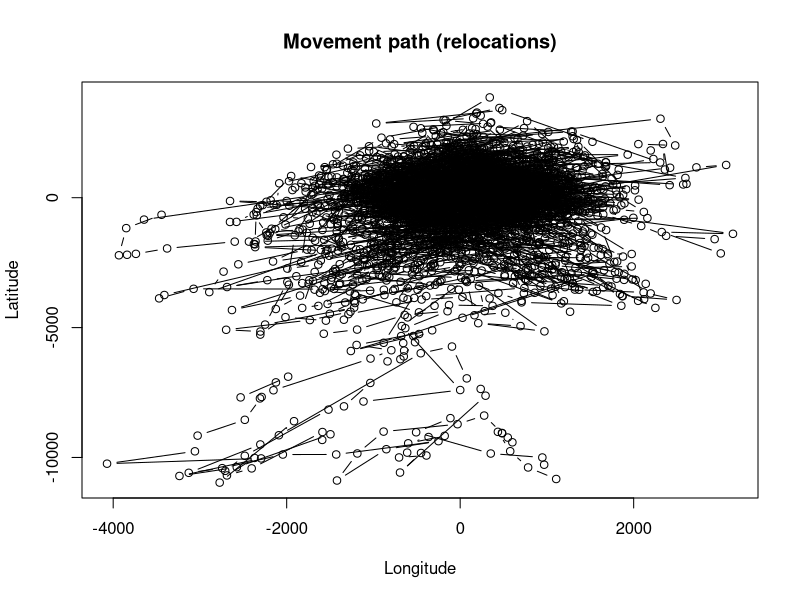
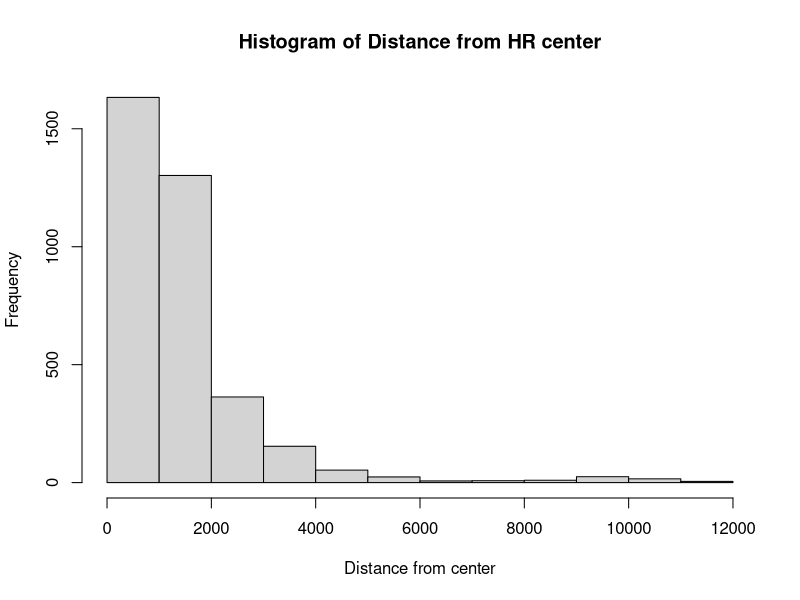
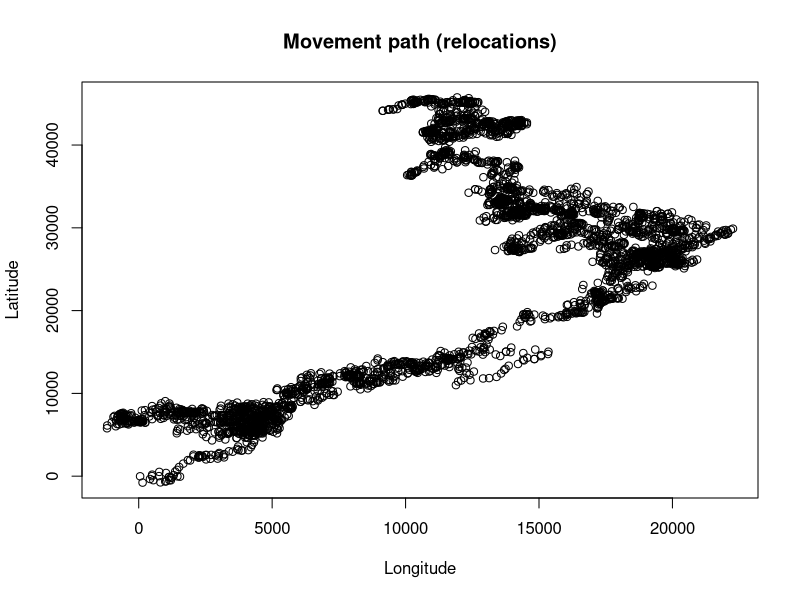
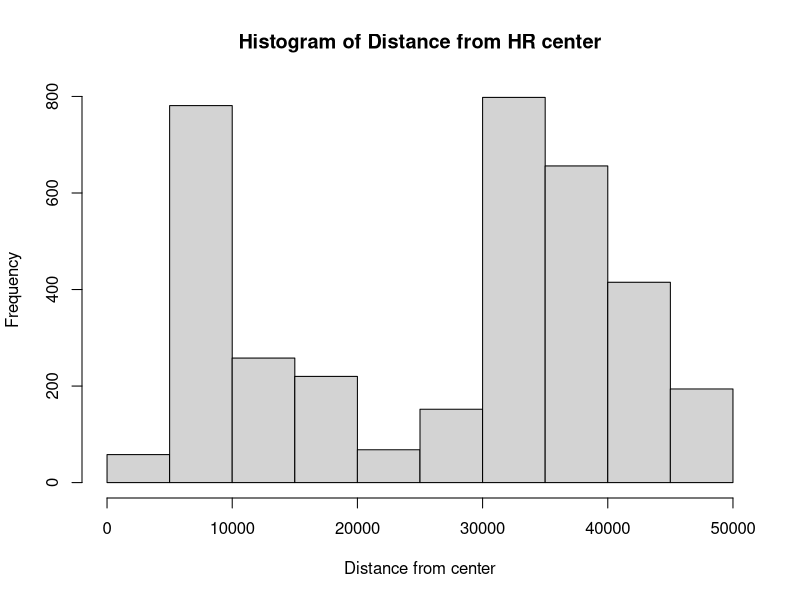
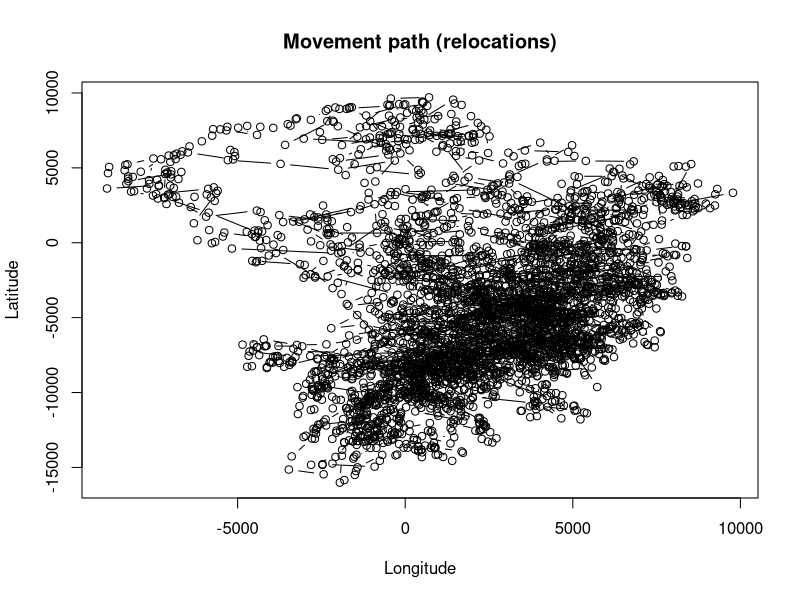
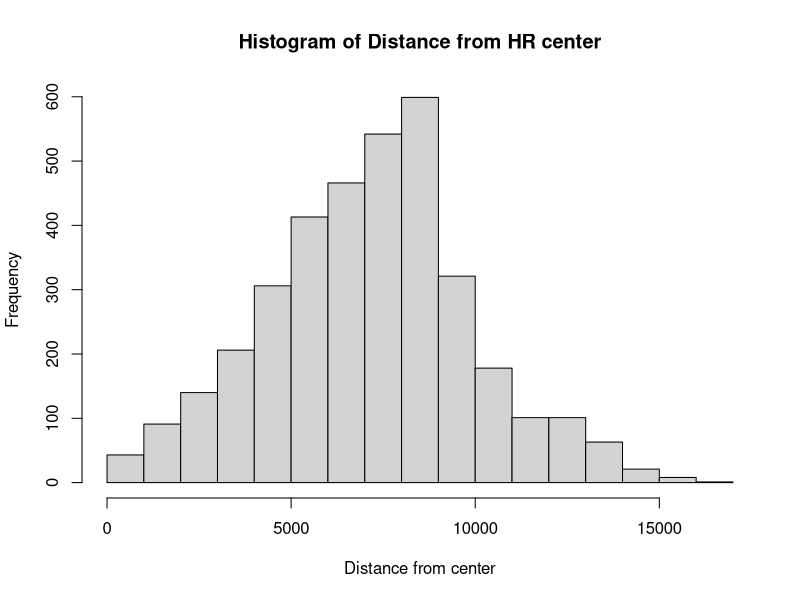
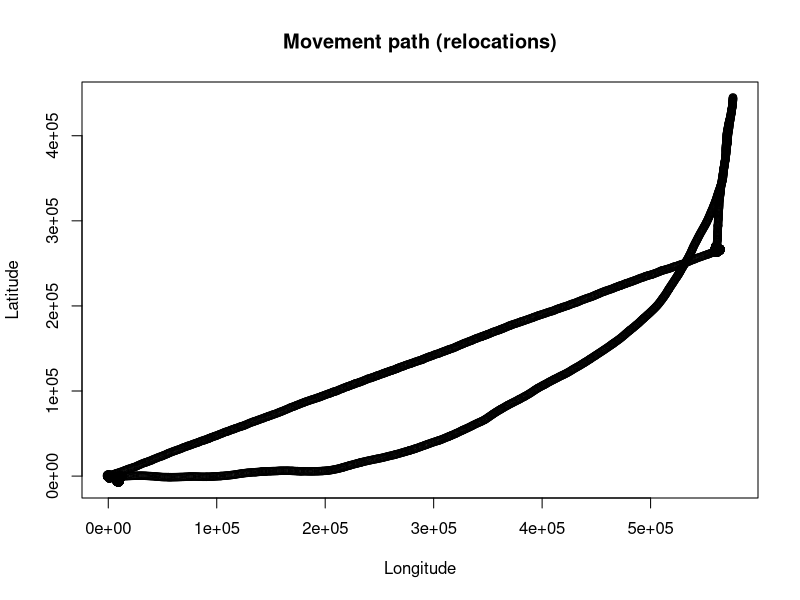
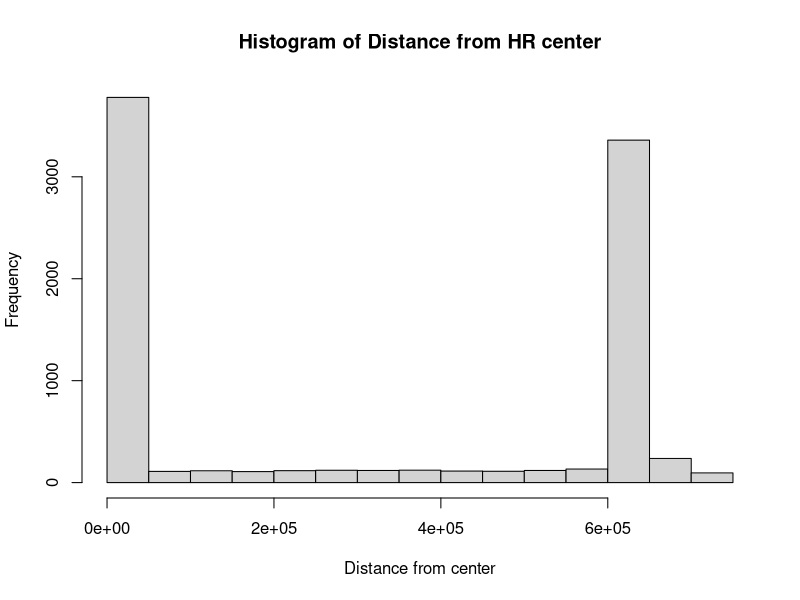

The R script that drew these images, in order: (Note: this script raises an error after producing the figures.)
# Define suffix for file names
suffix <- "_CH1"

# Appendix S1. Movement Trajectory Simulations from Abrahms et al. 2017

########################################################################
########################### Central Place Forager ######################

# Set starting coordinates, can be offset if spatially explicit
x_init <- 0
y_init <- 0
n.steps <- 3600
HR <- 10000
core <- 1000
dist <- 0
ang.temp <- 0

# Latitude: 111,111 meters = 1 degree
# Longitude: 111,111 meters * cos(latitude) = 1 degree

df.central <- data.frame(matrix(n.steps, 4))

for (i in 1:n.steps){
  
  # Function normally if distance from origin is less than home range size 
  if (dist < HR && dist < core) {
    
    step <- rgamma(1, shape = 2, rate = 2) * 500
    
    # Uniform distribution for direction
    heading <- runif(1,0.0001,360)
    
    # Determine the angle to perform trig
    angle <- 0 
    
    if (heading > 0 && heading <= 90) {
      angle <- (90 - heading)
      #print(angle)
    } else if (heading > 90 && heading <= 180) {
      angle <- (heading - 90)
      #print(angle)
    } else if (heading > 180 && heading <= 270) {
      angle <- (270 - heading)
      #print(angle)
    } else {
      angle <- (heading - 270)
      #print(angle)
    }
    
    # Use sine to determine the movement in y (latitude)
    rad_y <- angle*0.0174532925
    y_change <- sin(rad_y)*step
    y_change
    
    # Use cosine to determine the movement in x (longitude)
    rad_x <- angle*0.0174532925
    x_change <- cos(rad_x)*step
    x_change
    
    #Determine whether to add or subtract new value based on heading
    
    if (heading > 270 && heading <= 360 || heading > 0 && heading <= 90) {
      y_new <- y_init + y_change
      #print(y_new)
    } else {
      y_new <- y_init - y_change
      #print(y_new)
    }
    
    if (heading > 0 && heading <= 180) {
      x_new <- x_init + x_change
      #print(x_new)
    } else {
      x_new <- x_init - x_change
      #print(x_new)
    }
    
    y_init <- y_new
    x_init <- x_new
    
    dist <- sqrt(x_new^2 + y_new^2)
    ang.temp <- atan2(y_new, x_new)
    ang.temp <- ang.temp/0.0174532925
    if (ang.temp > 0 && ang.temp <= 90) {
      ang.temp <- (90 - ang.temp)
      #print(angle)
    } else if (ang.temp > 90 && ang.temp <= 180) {
      ang.temp <- (360 - ang.temp)
      #print(angle)
    } else if (ang.temp < 0 && ang.temp >= -90) {
      ang.temp <- (90 - ang.temp)
      #print(angle)
    } else {
      ang.temp <- (90 - ang.temp)
      #print(angle)
    }
    
    df.central[i,1] <- x_init #lat
    df.central[i,2] <- y_init #long
    df.central[i,3] <- dist
    df.central[i,4] <- ang.temp
    
  }
  
  # If distance is greater than home range, turn around from relative position  
  else if (dist > HR && dist > core) { 
    
    if (ang.temp < 180){
      ang.return <- 180 + ang.temp
    } else {
      ang.return <- ang.temp - 180
    }
    
    # As maintain heading towards origin if outside of core area
    
    step <- rgamma(1, shape = 2, rate = 2) * 1000
    
    heading <- rnorm(1,ang.return,45)
    
    angle <- 0 
    
    if (heading > 0 && heading <= 90) {
      angle <- (90 - heading)
      #print(angle)
    } else if (heading > 90 && heading <= 180) {
      angle <- (heading - 90)
      #print(angle)
    } else if (heading > 180 && heading <= 270) {
      angle <- (270 - heading)
      #print(angle)
    } else {
      angle <- (heading - 270)
      #print(angle)
    }
    
    # Use sine to determine the movement in y (latitude)
    rad_y <- angle*0.0174532925
    y_change <- sin(rad_y)*step
    y_change
    
    # Use cosine to determine the movement in x (longitude)
    rad_x <- angle*0.0174532925
    x_change <- cos(rad_x)*step
    x_change
    
    #Determine whether to add or subtract new value based on heading
    
    if (heading > 270 && heading <= 360 || heading > 0 && heading <= 90) {
      y_new <- y_init + y_change
      #print(y_new)
    } else {
      y_new <- y_init - y_change
      #print(y_new)
    }
    
    if (heading > 0 && heading <= 180) {
      x_new <- x_init + x_change
      #print(x_new)
    } else {
      x_new <- x_init - x_change
      #print(x_new)
    }
    
    y_init <- y_new
    x_init <- x_new
    
    dist <- sqrt(x_new^2 + y_new^2)
    ang.temp <- atan2(y_new, x_new)
    ang.temp <- ang.temp/0.0174532925
    if (ang.temp > 0 && ang.temp <= 90) {
      ang.temp <- (90 - ang.temp)
      #print(angle)
    } else if (ang.temp > 90 && ang.temp <= 180) {
      ang.temp <- (360 - ang.temp)
      #print(angle)
    } else if (ang.temp < 0 && ang.temp >= -90) {
      ang.temp <- (90 - ang.temp)
      #print(angle)
    } else {
      ang.temp <- (90 - ang.temp)
      #print(angle)
    }
    
    df.central[i,1] <- x_init #lat
    df.central[i,2] <- y_init #long
    df.central[i,3] <- dist
    df.central[i,4] <- ang.temp
  }
  
  # If inside of the core area, return to normal functioning
  else if (dist < HR && dist > core) {if (ang.temp < 180){
    ang.return <- 180 + ang.temp
  } else {
    ang.return <- ang.temp - 180
  }
    
    # As maintain heading towards origin if outside of core area
    
    step <- rgamma(1, shape = 2, rate = 2) * 750
    
    heading <- rnorm(1,ang.return,45)
    
    angle <- 0 
    
    if (heading > 0 && heading <= 90) {
      angle <- (90 - heading)
      #print(angle)
    } else if (heading > 90 && heading <= 180) {
      angle <- (heading - 90)
      #print(angle)
    } else if (heading > 180 && heading <= 270) {
      angle <- (270 - heading)
      #print(angle)
    } else {
      angle <- (heading - 270)
      #print(angle)
    }
    
    # Use sine to determine the movement in y (latitude)
    rad_y <- angle*0.0174532925
    y_change <- sin(rad_y)*step
    y_change
    
    # Use cosine to determine the movement in x (longitude)
    rad_x <- angle*0.0174532925
    x_change <- cos(rad_x)*step
    x_change
    
    #Determine whether to add or subtract new value based on heading
    
    if (heading > 270 && heading <= 360 || heading > 0 && heading <= 90) {
      y_new <- y_init + y_change
      #print(y_new)
    } else {
      y_new <- y_init - y_change
      #print(y_new)
    }
    
    if (heading > 0 && heading <= 180) {
      x_new <- x_init + x_change
      #print(x_new)
    } else {
      x_new <- x_init - x_change
      #print(x_new)
    }
    
    y_init <- y_new
    x_init <- x_new
    
    dist <- sqrt(x_new^2 + y_new^2)
    ang.temp <- atan2(y_new, x_new)
    ang.temp <- ang.temp/0.0174532925
    if (ang.temp > 0 && ang.temp <= 90) {
      ang.temp <- (90 - ang.temp)
      #print(angle)
    } else if (ang.temp > 90 && ang.temp <= 180) {
      ang.temp <- (360 - ang.temp)
      #print(angle)
    } else if (ang.temp < 0 && ang.temp >= -90) {
      ang.temp <- (90 - ang.temp)
      #print(angle)
    } else {
      ang.temp <- (90 - ang.temp)
      #print(angle)
    }
    
    df.central[i,1] <- x_init #lat
    df.central[i,2] <- y_init #long
    df.central[i,3] <- dist
    df.central[i,4] <- ang.temp
  }
}

start.date <- '2015-01-01' 
start.time <- '00:00:00' 
interval <- 60 

increment.mins <- interval * 60 
x <- paste(start.date, start.time) 

for(i in 1:n.steps) { 
  df.central[i,5] <- as.POSIXct(strptime(x, "%Y-%m-%d %H:%M:%S")  + i*increment.mins)
} 

class(df.central[,5]) <- 'POSIXct'


filename_reloc <- paste("figures/simulated_individuals/central_reloc", suffix, ".png")
filename_hist <- paste("figures/simulated_individuals/central_hist", suffix, ".png")

plot(df.central[,1], df.central[,2], type='b', 
     main = "Movement path (relocations)",
     xlab = "Longitude",
     ylab = "Latitude")
dev.copy(png, filename_reloc)
dev.off()

hist(df.central[,3], 
     main = "Histogram of Distance from HR center",
     xlab = "Distance from center")
dev.copy(png, filename_hist)
dev.off()

colnames(df.central) <- c("Longitude","Latitude","Dist_from_Center","Angle_from Center","Datetime")

########################################################################
################################## Nomads ##############################
# Set starting coordinates, can be offset if spatially explicit
x_init <- 0
y_init <- 0
n.steps <- 3600
dist <- 0
ang.temp <- 0

state.df <- data.frame(matrix(0,n.steps,2))
df.nomad <- data.frame(matrix(0,n.steps,4))

for (i in 1:n.steps) {
  
  if (i > 1) {
    prev.state <- state.df[i-1,2]
    rand <- runif(1,0,1)
    
    if (rand >= 0.05 && prev.state == 'Forage' ) {
      state.df[i,1] <- rand
      state.df[i,2] <- 'Forage'
    } else if (rand < 0.05 && prev.state == 'Forage') {
      state.df[i,1] <- rand
      state.df[i,2] <- 'Search'
    } else if (rand >= 0.05 && prev.state == 'Search') {
      state.df[i,1] <- rand
      state.df[i,2] <- 'Search'
    } else if (rand < 0.05 && prev.state == 'Search') {
      state.df[i,1] <- rand
      state.df[i,2] <- 'Forage'
    }
    
  } else {
    rand <- runif(1,0,1)
    if (rand >= 1.0) {
      state.df[i,1] <- rand
      state.df[i,2] <- 'Forage'
    } else {
      state.df[i,1] <- rand
      state.df[i,2] <- 'Search'
    }
  }
}

for (i in 1:n.steps) {
  if (i > 1) {
    if (state.df[i,2] == 'Forage') {
      
      step <- rgamma(1, shape = 2, rate = 2) * 100
      
      # Uniform distribution for direction
      heading <- runif(1,0.0001,360)
      
      # Determine the angle to perform trig
      angle <- 0 
      
      if (heading > 0 && heading <= 90) {
        angle <- (90 - heading)
        #print(angle)
      } else if (heading > 90 && heading <= 180) {
        angle <- (heading - 90)
        #print(angle)
      } else if (heading > 180 && heading <= 270) {
        angle <- (270 - heading)
        #print(angle)
      } else {
        angle <- (heading - 270)
        #print(angle)
      }
      
      # Use sine to determine the movement in y (latitude)
      rad_y <- angle*0.0174532925
      y_change <- sin(rad_y)*step
      y_change
      
      # Use cosine to determine the movement in x (longitude)
      rad_x <- angle*0.0174532925
      x_change <- cos(rad_x)*step
      x_change
      
      #Determine whether to add or subtract new value based on heading
      
      if (heading > 270 && heading <= 360 || heading > 0 && heading <= 90) {
        y_new <- y_init + y_change
        #print(y_new)
      } else {
        y_new <- y_init - y_change
        #print(y_new)
      }
      
      if (heading > 0 && heading <= 180) {
        x_new <- x_init + x_change
        #print(x_new)
      } else {
        x_new <- x_init - x_change
        #print(x_new)
      }
      
      y_init <- y_new
      x_init <- x_new
      
      dist <- sqrt(x_new^2 + y_new^2)
      ang.temp <- atan2(y_new, x_new)
      ang.temp <- ang.temp/0.0174532925
      if (ang.temp > 0 && ang.temp <= 90) {
        ang.temp <- (90 - ang.temp)
        #print(angle)
      } else if (ang.temp > 90 && ang.temp <= 180) {
        ang.temp <- (360 - ang.temp)
        #print(angle)
      } else if (ang.temp < 0 && ang.temp >= -90) {
        ang.temp <- (90 - ang.temp)
        #print(angle)
      } else {
        ang.temp <- (90 - ang.temp)
        #print(angle)
      }
      
      df.nomad[i,1] <- x_init #lat
      df.nomad[i,2] <- y_init #long
      df.nomad[i,3] <- dist
      df.nomad[i,4] <- ang.temp
    } 
    else if (state.df[i,2] == 'Search') {
      #x_init <- nomad.df[i-1,1]
      #y_init <- nomad.df[i-1,2]
      
      random <- runif(1,0,1)
      if (random < 0.85) {
        step <- rnorm(1,450,100)
      } else {
        step <- runif(1,0,300)
      }
      
      # Uniform distribution for direction
      heading <- rnorm(1,df.nomad[i,4],60)
      
      # Determine the angle to perform trig
      angle <- 0 
      
      if (heading > 0 && heading <= 90) {
        angle <- (90 - heading)
        #print(angle)
      } else if (heading > 90 && heading <= 180) {
        angle <- (heading - 90)
        #print(angle)
      } else if (heading > 180 && heading <= 270) {
        angle <- (270 - heading)
        #print(angle)
      } else {
        angle <- (heading - 270)
        #print(angle)
      }
      
      # Use sine to determine the movement in y (latitude)
      rad_y <- angle*0.0174532925
      y_change <- sin(rad_y)*step
      y_change
      
      # Use cosine to determine the movement in x (longitude)
      rad_x <- angle*0.0174532925
      x_change <- cos(rad_x)*step
      x_change
      
      #Determine whether to add or subtract new value based on heading
      
      if (heading > 270 && heading <= 360 || heading > 0 && heading <= 90) {
        y_new <- y_init + y_change
        #print(y_new)
      } else {
        y_new <- y_init - y_change
        #print(y_new)
      }
      
      if (heading > 0 && heading <= 180) {
        x_new <- x_init + x_change
        #print(x_new)
      } else {
        x_new <- x_init - x_change
        #print(x_new)
      }
      
      y_init <- y_new
      x_init <- x_new
      
      dist <- sqrt(x_new^2 + y_new^2)
      ang.temp <- atan2(y_new, x_new)
      ang.temp <- ang.temp/0.0174532925
      if (ang.temp > 0 && ang.temp <= 90) {
        ang.temp <- (90 - ang.temp)
        #print(angle)
      } else if (ang.temp > 90 && ang.temp <= 180) {
        ang.temp <- (360 - ang.temp)
        #print(angle)
      } else if (ang.temp < 0 && ang.temp >= -90) {
        ang.temp <- (90 - ang.temp)
        #print(angle)
      } else {
        ang.temp <- (90 - ang.temp)
        #print(angle)
      }
      
      df.nomad[i,1] <- x_init #lat
      df.nomad[i,2] <- y_init #long
      df.nomad[i,3] <- dist
      df.nomad[i,4] <- ang.temp
    }
  } else {
    
    step <- rgamma(1, shape = 2, rate = 2) * 100
    
    # Uniform distribution for direction
    heading <- runif(1,0.0001,360)
    
    # Determine the angle to perform trig
    angle <- 0 
    
    if (heading > 0 && heading <= 90) {
      angle <- (90 - heading)
      #print(angle)
    } else if (heading > 90 && heading <= 180) {
      angle <- (heading - 90)
      #print(angle)
    } else if (heading > 180 && heading <= 270) {
      angle <- (270 - heading)
      #print(angle)
    } else {
      angle <- (heading - 270)
      #print(angle)
    }
    
    # Use sine to determine the movement in y (latitude)
    rad_y <- angle*0.0174532925
    y_change <- sin(rad_y)*step
    y_change
    
    # Use cosine to determine the movement in x (longitude)
    rad_x <- angle*0.0174532925
    x_change <- cos(rad_x)*step
    x_change
    
    #Determine whether to add or subtract new value based on heading
    
    if (heading > 270 && heading <= 360 || heading > 0 && heading <= 90) {
      y_new <- y_init + y_change
      #print(y_new)
    } else {
      y_new <- y_init - y_change
      #print(y_new)
    }
    
    if (heading > 0 && heading <= 180) {
      x_new <- x_init + x_change
      #print(x_new)
    } else {
      x_new <- x_init - x_change
      #print(x_new)
    }
    
    y_init <- y_new
    x_init <- x_new
    
    dist <- sqrt(x_new^2 + y_new^2)
    ang.temp <- atan2(y_new, x_new)
    ang.temp <- ang.temp/0.0174532925
    if (ang.temp > 0 && ang.temp <= 90) {
      ang.temp <- (90 - ang.temp)
      #print(angle)
    } else if (ang.temp > 90 && ang.temp <= 180) {
      ang.temp <- (360 - ang.temp)
      #print(angle)
    } else if (ang.temp < 0 && ang.temp >= -90) {
      ang.temp <- (90 - ang.temp)
      #print(angle)
    } else {
      ang.temp <- (90 - ang.temp)
      #print(angle)
    }
    
    df.nomad[i,1] <- x_init #lat
    df.nomad[i,2] <- y_init #long
    df.nomad[i,3] <- dist
    df.nomad[i,4] <- ang.temp
  }
}
start.date <- '2015-01-01' 
start.time <- '00:00:00' 
interval <- 60 

increment.mins <- interval * 60 
x <- paste(start.date, start.time) 

for(i in 1:n.steps) { 
  df.nomad[i,5] <- as.POSIXct(strptime(x, "%Y-%m-%d %H:%M:%S")  + i*increment.mins)
} 

class(df.nomad[,5]) <- 'POSIXct'

filename_reloc <- paste("figures/simulated_individuals/nomad_reloc", suffix, ".png")
filename_hist <- paste("figures/simulated_individuals/nomad_hist", suffix, ".png")

plot(df.nomad[,1], df.nomad[,2], type='b', 
     main = "Movement path (relocations)",
     xlab = "Longitude",
     ylab = "Latitude")
dev.copy(png, filename_reloc)
dev.off()

hist(df.nomad[,3], 
     main = "Histogram of Distance from HR center",
     xlab = "Distance from center")
dev.copy(png, filename_hist)
dev.off()

colnames(df.nomad) <- c("Longitude","Latitude","Dist_from_Center","Angle_from Center","Datetime")


########################################################################
############################# Territorialists ##########################
# Set starting coordinates, can be offset if spatially explicit
x_init <- 0
y_init <- 0
n.steps <- 3600
HR <- 10000
core <- 8500
dist <- 0
ang.temp <- 0

# Latitude: 111,111 meters = 1 degree
# Longitude: 111,111 meters * cos(latitude) = 1 degree

df.territorial <- data.frame(matrix(n.steps, 4))

for (i in 1:n.steps){
  
  # Function normally if distance from origin is less than home range size 
  if (dist < HR && dist < core) {
    
    step <- rgamma(1, shape = 2, rate = 2) * 750
    
    # Uniform distribution for direction
    heading <- runif(1,0.0001,360)
    
    # Determine the angle to perform trig
    angle <- 0 
    
    if (heading > 0 && heading <= 90) {
      angle <- (90 - heading)
      #print(angle)
    } else if (heading > 90 && heading <= 180) {
      angle <- (heading - 90)
      #print(angle)
    } else if (heading > 180 && heading <= 270) {
      angle <- (270 - heading)
      #print(angle)
    } else {
      angle <- (heading - 270)
      #print(angle)
    }
    
    # Use sine to determine the movement in y (latitude)
    rad_y <- angle*0.0174532925
    y_change <- sin(rad_y)*step
    y_change
    
    # Use cosine to determine the movement in x (longitude)
    rad_x <- angle*0.0174532925
    x_change <- cos(rad_x)*step
    x_change
    
    #Determine whether to add or subtract new value based on heading
    
    if (heading > 270 && heading <= 360 || heading > 0 && heading <= 90) {
      y_new <- y_init + y_change
      #print(y_new)
    } else {
      y_new <- y_init - y_change
      #print(y_new)
    }
    
    if (heading > 0 && heading <= 180) {
      x_new <- x_init + x_change
      #print(x_new)
    } else {
      x_new <- x_init - x_change
      #print(x_new)
    }
    
    y_init <- y_new
    x_init <- x_new
    
    dist <- sqrt(x_new^2 + y_new^2)
    ang.temp <- atan2(y_new, x_new)
    ang.temp <- ang.temp/0.0174532925
    if (ang.temp > 0 && ang.temp <= 90) {
      ang.temp <- (90 - ang.temp)
      #print(angle)
    } else if (ang.temp > 90 && ang.temp <= 180) {
      ang.temp <- (360 - ang.temp)
      #print(angle)
    } else if (ang.temp < 0 && ang.temp >= -90) {
      ang.temp <- (90 - ang.temp)
      #print(angle)
    } else {
      ang.temp <- (90 - ang.temp)
      #print(angle)
    }
    
    df.territorial[i,1] <- x_init #lat
    df.territorial[i,2] <- y_init #long
    df.territorial[i,3] <- dist
    df.territorial[i,4] <- ang.temp
    
  }
  
  # If distance is greater than home range, turn around from relative position  
  else if (dist > HR && dist > core) { 
    
    if (ang.temp < 180){
      ang.return <- 180 + ang.temp
    } else {
      ang.return <- ang.temp - 180
    }
    
    # As maintain heading towards origin if outside of core area
    
    step <- rgamma(1, shape = 2, rate = 2) * 500
    
    heading <- rnorm(1,ang.return,45)
    
    angle <- 0 
    
    if (heading > 0 && heading <= 90) {
      angle <- (90 - heading)
      #print(angle)
    } else if (heading > 90 && heading <= 180) {
      angle <- (heading - 90)
      #print(angle)
    } else if (heading > 180 && heading <= 270) {
      angle <- (270 - heading)
      #print(angle)
    } else {
      angle <- (heading - 270)
      #print(angle)
    }
    
    # Use sine to determine the movement in y (latitude)
    rad_y <- angle*0.0174532925
    y_change <- sin(rad_y)*step
    y_change
    
    # Use cosine to determine the movement in x (longitude)
    rad_x <- angle*0.0174532925
    x_change <- cos(rad_x)*step
    x_change
    
    #Determine whether to add or subtract new value based on heading
    
    if (heading > 270 && heading <= 360 || heading > 0 && heading <= 90) {
      y_new <- y_init + y_change
      #print(y_new)
    } else {
      y_new <- y_init - y_change
      #print(y_new)
    }
    
    if (heading > 0 && heading <= 180) {
      x_new <- x_init + x_change
      #print(x_new)
    } else {
      x_new <- x_init - x_change
      #print(x_new)
    }
    
    y_init <- y_new
    x_init <- x_new
    
    dist <- sqrt(x_new^2 + y_new^2)
    ang.temp <- atan2(y_new, x_new)
    ang.temp <- ang.temp/0.0174532925
    if (ang.temp > 0 && ang.temp <= 90) {
      ang.temp <- (90 - ang.temp)
      #print(angle)
    } else if (ang.temp > 90 && ang.temp <= 180) {
      ang.temp <- (360 - ang.temp)
      #print(angle)
    } else if (ang.temp < 0 && ang.temp >= -90) {
      ang.temp <- (90 - ang.temp)
      #print(angle)
    } else {
      ang.temp <- (90 - ang.temp)
      #print(angle)
    }
    
    df.territorial[i,1] <- x_init #lat
    df.territorial[i,2] <- y_init #long
    df.territorial[i,3] <- dist
    df.territorial[i,4] <- ang.temp
  }
  
  # If inside of the core area, return to normal functioning
  else if (dist < HR && dist > core) {if (ang.temp < 180){
    ang.return <- 180 + ang.temp
  } else {
    ang.return <- ang.temp - 180
  }
    
    # As maintain heading towards origin if outside of core area
    
    step <- rgamma(1, shape = 2, rate = 2) * 500
    
    heading <- rnorm(1,ang.return,45)
    
    angle <- 0 
    
    if (heading > 0 && heading <= 90) {
      angle <- (90 - heading)
      #print(angle)
    } else if (heading > 90 && heading <= 180) {
      angle <- (heading - 90)
      #print(angle)
    } else if (heading > 180 && heading <= 270) {
      angle <- (270 - heading)
      #print(angle)
    } else {
      angle <- (heading - 270)
      #print(angle)
    }
    
    # Use sine to determine the movement in y (latitude)
    rad_y <- angle*0.0174532925
    y_change <- sin(rad_y)*step
    y_change
    
    # Use cosine to determine the movement in x (longitude)
    rad_x <- angle*0.0174532925
    x_change <- cos(rad_x)*step
    x_change
    
    #Determine whether to add or subtract new value based on heading
    
    if (heading > 270 && heading <= 360 || heading > 0 && heading <= 90) {
      y_new <- y_init + y_change
      #print(y_new)
    } else {
      y_new <- y_init - y_change
      #print(y_new)
    }
    
    if (heading > 0 && heading <= 180) {
      x_new <- x_init + x_change
      #print(x_new)
    } else {
      x_new <- x_init - x_change
      #print(x_new)
    }
    
    y_init <- y_new
    x_init <- x_new
    
    dist <- sqrt(x_new^2 + y_new^2)
    ang.temp <- atan2(y_new, x_new)
    ang.temp <- ang.temp/0.0174532925
    if (ang.temp > 0 && ang.temp <= 90) {
      ang.temp <- (90 - ang.temp)
      #print(angle)
    } else if (ang.temp > 90 && ang.temp <= 180) {
      ang.temp <- (360 - ang.temp)
      #print(angle)
    } else if (ang.temp < 0 && ang.temp >= -90) {
      ang.temp <- (90 - ang.temp)
      #print(angle)
    } else {
      ang.temp <- (90 - ang.temp)
      #print(angle)
    }
    
    df.territorial[i,1] <- x_init #lat
    df.territorial[i,2] <- y_init #long
    df.territorial[i,3] <- dist
    df.territorial[i,4] <- ang.temp
  }
}

start.date <- '2015-01-01' 
start.time <- '00:00:00' 
interval <- 60 

increment.mins <- interval * 60 
x <- paste(start.date, start.time) 

for(i in 1:n.steps) { 
  df.territorial[i,5] <- as.POSIXct(strptime(x, "%Y-%m-%d %H:%M:%S")  + i*increment.mins)
} 

class(df.territorial$V5) <- 'POSIXct'

filename_reloc <- paste("figures/simulated_individuals/territorial_reloc", suffix, ".png")
filename_hist <- paste("figures/simulated_individuals/territorial_hist", suffix, ".png")

plot(df.territorial[,1], df.territorial[,2], type='b', 
     main = "Movement path (relocations)",
     xlab = "Longitude",
     ylab = "Latitude")
dev.copy(png, filename_reloc)
dev.off()

hist(df.territorial[,3], 
     main = "Histogram of Distance from HR center",
     xlab = "Distance from center")
dev.copy(png, filename_hist)
dev.off()

colnames(df.territorial) <- c("Longitude","Latitude","Dist_from_Center","Angle_from Center","Datetime")

########################################################################
################################# Migrants #############################
# Set starting coordinates, can be offset if spatially explicit
x_init <- 0
y_init <- 0
n.steps <- 8760
dist <- 0
ang.temp <- 0

state.df <- data.frame(matrix(0,n.steps,1))
df.migrant <- data.frame(matrix(0,n.steps,4))

rand1 <- rnorm(1,3240,168)
rand2 <- rnorm(1,1104,120)
rand3 <- rnorm(1,3312,168)

reside1 <- rand1
migrate1 <- reside1 + rand2
reside2 <- migrate1 + rand3
migrate2 <- 8760 - reside2

for (i in 1:n.steps) {
  if (i < reside1) {
    state.df[i,1] <- 'Resident'
  } else if (i >= reside1 && i < migrate1) {
    state.df[i,1] <- 'Migrant1'
  } else if (i >= migrate1 && i < reside2) {
    state.df[i,1] <- 'Resident'
  } else if (i >= reside2) {
    state.df[i,1] <- 'Migrant2'
  }  
}


for (i in 1:n.steps) {
  if (i > 1) {
    if (state.df[i,1] == 'Resident') {
      
      step <- rgamma(1, shape = 2, rate = 2) * 100
      
      # Uniform distribution for direction
      heading <- runif(1,0.0001,360)
      
      # Determine the angle to perform trig
      angle <- 0 
      
      if (heading > 0 && heading <= 90) {
        angle <- (90 - heading)
        #print(angle)
      } else if (heading > 90 && heading <= 180) {
        angle <- (heading - 90)
        #print(angle)
      } else if (heading > 180 && heading <= 270) {
        angle <- (270 - heading)
        #print(angle)
      } else {
        angle <- (heading - 270)
        #print(angle)
      }
      
      # Use sine to determine the movement in y (latitude)
      rad_y <- angle*0.0174532925
      y_change <- sin(rad_y)*step
      y_change
      
      # Use cosine to determine the movement in x (longitude)
      rad_x <- angle*0.0174532925
      x_change <- cos(rad_x)*step
      x_change
      
      #Determine whether to add or subtract new value based on heading
      
      if (heading > 270 && heading <= 360 || heading > 0 && heading <= 90) {
        y_new <- y_init + y_change
        #print(y_new)
      } else {
        y_new <- y_init - y_change
        #print(y_new)
      }
      
      if (heading > 0 && heading <= 180) {
        x_new <- x_init + x_change
        #print(x_new)
      } else {
        x_new <- x_init - x_change
        #print(x_new)
      }
      
      y_init <- y_new
      x_init <- x_new
      
      dist <- sqrt(x_new^2 + y_new^2)
      ang.temp <- atan2(y_new, x_new)
      ang.temp <- ang.temp/0.0174532925
      if (ang.temp > 0 && ang.temp <= 90) {
        ang.temp <- (90 - ang.temp)
        #print(angle)
      } else if (ang.temp > 90 && ang.temp <= 180) {
        ang.temp <- (360 - ang.temp)
        #print(angle)
      } else if (ang.temp < 0 && ang.temp >= -90) {
        ang.temp <- (90 - ang.temp)
        #print(angle)
      } else {
        ang.temp <- (90 - ang.temp)
        #print(angle)
      }
      
      df.migrant[i,1] <- x_init #lat
      df.migrant[i,2] <- y_init #long
      df.migrant[i,3] <- dist
      df.migrant[i,4] <- ang.temp
      df.migrant[i,5] <- heading
      df.migrant[i,6] <- state.df[i,1]
    } 
    
    else if (state.df[i,1] == 'Migrant1' && state.df[i-1,1] == 'Resident') {
      rand1 <- runif(1,0,1)
      if (rand1 < 0.85) {
        step <- rnorm(1,1000,100)
      } else {
        step <- runif(1,0,500)
      }
      
      # Uniform distribution for direction
      heading <- runif(1,0.0001,360)
      
      # Determine the angle to perform trig
      angle <- 0 
      
      if (heading > 0 && heading <= 90) {
        angle <- (90 - heading)
        #print(angle)
      } else if (heading > 90 && heading <= 180) {
        angle <- (heading - 90)
        #print(angle)
      } else if (heading > 180 && heading <= 270) {
        angle <- (270 - heading)
        #print(angle)
      } else {
        angle <- (heading - 270)
        #print(angle)
      }
      
      # Use sine to determine the movement in y (latitude)
      rad_y <- angle*0.0174532925
      y_change <- sin(rad_y)*step
      y_change
      
      # Use cosine to determine the movement in x (longitude)
      rad_x <- angle*0.0174532925
      x_change <- cos(rad_x)*step
      x_change
      
      #Determine whether to add or subtract new value based on heading
      
      if (heading > 270 && heading <= 360 || heading > 0 && heading <= 90) {
        y_new <- y_init + y_change
        #print(y_new)
      } else {
        y_new <- y_init - y_change
        #print(y_new)
      }
      
      if (heading > 0 && heading <= 180) {
        x_new <- x_init + x_change
        #print(x_new)
      } else {
        x_new <- x_init - x_change
        #print(x_new)
      }
      
      y_init <- y_new
      x_init <- x_new
      
      dist <- sqrt(x_new^2 + y_new^2)
      ang.temp <- atan2(y_new, x_new)
      ang.temp <- ang.temp/0.0174532925
      if (ang.temp > 0 && ang.temp <= 90) {
        ang.temp <- (90 - ang.temp)
        #print(angle)
      } else if (ang.temp > 90 && ang.temp <= 180) {
        ang.temp <- (360 - ang.temp)
        #print(angle)
      } else if (ang.temp < 0 && ang.temp >= -90) {
        ang.temp <- (90 - ang.temp)
        #print(angle)
      } else {
        ang.temp <- (90 - ang.temp)
        #print(angle)
      }
      
      df.migrant[i,1] <- x_init #lat
      df.migrant[i,2] <- y_init #long
      df.migrant[i,3] <- dist
      df.migrant[i,4] <- ang.temp
      df.migrant[i,5] <- heading
      df.migrant[i,6] <- state.df[i,1]
    }
    
    else if (state.df[i,1] == 'Migrant1' && state.df[i-1,1] == 'Migrant1') {
      
      rand1 <- runif(1,0,1)
      if (rand1 < 0.85) {
        step <- rnorm(1,1000,100)
      } else {
        step <- runif(1,0,500)
      }
      
      # Uniform distribution for direction
      heading <- rnorm(1,df.migrant[i-1,5],1)
      
      # Determine the angle to perform trig
      angle <- 0 
      
      if (heading > 0 && heading <= 90) {
        angle <- (90 - heading)
        #print(angle)
      } else if (heading > 90 && heading <= 180) {
        angle <- (heading - 90)
        #print(angle)
      } else if (heading > 180 && heading <= 270) {
        angle <- (270 - heading)
        #print(angle)
      } else {
        angle <- (heading - 270)
        #print(angle)
      }
      
      # Use sine to determine the movement in y (latitude)
      rad_y <- angle*0.0174532925
      y_change <- sin(rad_y)*step
      y_change
      
      # Use cosine to determine the movement in x (longitude)
      rad_x <- angle*0.0174532925
      x_change <- cos(rad_x)*step
      x_change
      
      #Determine whether to add or subtract new value based on heading
      
      if (heading > 270 && heading <= 360 || heading > 0 && heading <= 90) {
        y_new <- y_init + y_change
        #print(y_new)
      } else {
        y_new <- y_init - y_change
        #print(y_new)
      }
      
      if (heading > 0 && heading <= 180) {
        x_new <- x_init + x_change
        #print(x_new)
      } else {
        x_new <- x_init - x_change
        #print(x_new)
      }
      
      y_init <- y_new
      x_init <- x_new
      
      dist <- sqrt(x_new^2 + y_new^2)
      ang.temp <- atan2(y_new, x_new)
      ang.temp <- ang.temp/0.0174532925
      if (ang.temp > 0 && ang.temp <= 90) {
        ang.temp <- (90 - ang.temp)
        #print(angle)
      } else if (ang.temp > 90 && ang.temp <= 180) {
        ang.temp <- (360 - ang.temp)
        #print(angle)
      } else if (ang.temp < 0 && ang.temp >= -90) {
        ang.temp <- (90 - ang.temp)
        #print(angle)
      } else {
        ang.temp <- (90 - ang.temp)
        #print(angle)
      }
      
      df.migrant[i,1] <- x_init #lat
      df.migrant[i,2] <- y_init #long
      df.migrant[i,3] <- dist
      df.migrant[i,4] <- ang.temp
      df.migrant[i,5] <- heading
      df.migrant[i,6] <- state.df[i,1]
    }
    
    else if (state.df[i,1] == 'Migrant2' && state.df[i-1,1] == 'Resident') {
      rand1 <- runif(1,0,1)
      if (rand1 < 0.85) {
        step <- rnorm(1,1000,100)
      } else {
        step <- runif(1,0,500)
      }
      
      # Needs to return along the same general path
      if (ang.temp < 180){
        ang.return <- 180 + ang.temp
      } else {
        ang.return <- ang.temp - 180
      }
      
      heading <- ang.return
      
      # Determine the angle to perform trig
      angle <- 0 
      
      if (heading > 0 && heading <= 90) {
        angle <- (90 - heading)
        #print(angle)
      } else if (heading > 90 && heading <= 180) {
        angle <- (heading - 90)
        #print(angle)
      } else if (heading > 180 && heading <= 270) {
        angle <- (270 - heading)
        #print(angle)
      } else {
        angle <- (heading - 270)
        #print(angle)
      }
      
      # Use sine to determine the movement in y (latitude)
      rad_y <- angle*0.0174532925
      y_change <- sin(rad_y)*step
      y_change
      
      # Use cosine to determine the movement in x (longitude)
      rad_x <- angle*0.0174532925
      x_change <- cos(rad_x)*step
      x_change
      
      #Determine whether to add or subtract new value based on heading
      
      if (heading > 270 && heading <= 360 || heading > 0 && heading <= 90) {
        y_new <- y_init + y_change
        #print(y_new)
      } else {
        y_new <- y_init - y_change
        #print(y_new)
      }
      
      if (heading > 0 && heading <= 180) {
        x_new <- x_init + x_change
        #print(x_new)
      } else {
        x_new <- x_init - x_change
        #print(x_new)
      }
      
      y_init <- y_new
      x_init <- x_new
      
      dist <- sqrt(x_new^2 + y_new^2)
      ang.temp <- atan2(y_new, x_new)
      ang.temp <- ang.temp/0.0174532925
      if (ang.temp > 0 && ang.temp <= 90) {
        ang.temp <- (90 - ang.temp)
        #print(angle)
      } else if (ang.temp > 90 && ang.temp <= 180) {
        ang.temp <- (360 - ang.temp)
        #print(angle)
      } else if (ang.temp < 0 && ang.temp >= -90) {
        ang.temp <- (90 - ang.temp)
        #print(angle)
      } else {
        ang.temp <- (90 - ang.temp)
        #print(angle)
      }
      
      df.migrant[i,1] <- x_init #lat
      df.migrant[i,2] <- y_init #long
      df.migrant[i,3] <- dist
      df.migrant[i,4] <- ang.temp
      df.migrant[i,5] <- heading
      df.migrant[i,6] <- state.df[i,1]
    }
    
    else if (state.df[i,1] == 'Migrant2' && state.df[i-1,1] == 'Migrant2') {
      rand1 <- runif(1,0,1)
      if (rand1 < 0.85) {
        step <- rnorm(1,1000,100)
      } else {
        step <- runif(1,0,500)
      }
      
      # Need to return along same trajectory
      if (ang.temp < 180){
        ang.return <- 180 + ang.temp
      } else {
        ang.return <- ang.temp - 180
      }
      
      heading <- rnorm(1,ang.return,5)
      
      # Determine the angle to perform trig
      angle <- 0 
      
      if (heading > 0 && heading <= 90) {
        angle <- (90 - heading)
        #print(angle)
      } else if (heading > 90 && heading <= 180) {
        angle <- (heading - 90)
        #print(angle)
      } else if (heading > 180 && heading <= 270) {
        angle <- (270 - heading)
        #print(angle)
      } else {
        angle <- (heading - 270)
        #print(angle)
      }
      
      # Use sine to determine the movement in y (latitude)
      rad_y <- angle*0.0174532925
      y_change <- sin(rad_y)*step
      y_change
      
      # Use cosine to determine the movement in x (longitude)
      rad_x <- angle*0.0174532925
      x_change <- cos(rad_x)*step
      x_change
      
      #Determine whether to add or subtract new value based on heading
      
      if (heading > 270 && heading <= 360 || heading > 0 && heading <= 90) {
        y_new <- y_init + y_change
        #print(y_new)
      } else {
        y_new <- y_init - y_change
        #print(y_new)
      }
      
      if (heading > 0 && heading <= 180) {
        x_new <- x_init + x_change
        #print(x_new)
      } else {
        x_new <- x_init - x_change
        #print(x_new)
      }
      
      y_init <- y_new
      x_init <- x_new
      
      dist <- sqrt(x_new^2 + y_new^2)
      ang.temp <- atan2(y_new, x_new)
      ang.temp <- ang.temp/0.0174532925
      if (ang.temp > 0 && ang.temp <= 90) {
        ang.temp <- (90 - ang.temp)
        #print(angle)
      } else if (ang.temp > 90 && ang.temp <= 180) {
        ang.temp <- (360 - ang.temp)
        #print(angle)
      } else if (ang.temp < 0 && ang.temp >= -90) {
        ang.temp <- (90 - ang.temp)
        #print(angle)
      } else {
        ang.temp <- (90 - ang.temp)
        #print(angle)
      }
      
      df.migrant[i,1] <- x_init #lat
      df.migrant[i,2] <- y_init #long
      df.migrant[i,3] <- dist
      df.migrant[i,4] <- ang.temp
      df.migrant[i,5] <- heading
      df.migrant[i,6] <- state.df[i,1]
    }
  }   
  else {
    
    step <- rgamma(1, shape = 2, rate = 2) * 100
    
    # Uniform distribution for direction
    heading <- runif(1,0.0001,360)
    
    # Determine the angle to perform trig
    angle <- 0 
    
    if (heading > 0 && heading <= 90) {
      angle <- (90 - heading)
      #print(angle)
    } else if (heading > 90 && heading <= 180) {
      angle <- (heading - 90)
      #print(angle)
    } else if (heading > 180 && heading <= 270) {
      angle <- (270 - heading)
      #print(angle)
    } else {
      angle <- (heading - 270)
      #print(angle)
    }
    
    # Use sine to determine the movement in y (latitude)
    rad_y <- angle*0.0174532925
    y_change <- sin(rad_y)*step
    y_change
    
    # Use cosine to determine the movement in x (longitude)
    rad_x <- angle*0.0174532925
    x_change <- cos(rad_x)*step
    x_change
    
    #Determine whether to add or subtract new value based on heading
    
    if (heading > 270 && heading <= 360 || heading > 0 && heading <= 90) {
      y_new <- y_init + y_change
      #print(y_new)
    } else {
      y_new <- y_init - y_change
      #print(y_new)
    }
    
    if (heading > 0 && heading <= 180) {
      x_new <- x_init + x_change
      #print(x_new)
    } else {
      x_new <- x_init - x_change
      #print(x_new)
    }
    
    y_init <- y_new
    x_init <- x_new
    
    dist <- sqrt(x_new^2 + y_new^2)
    ang.temp <- atan2(y_new, x_new)
    ang.temp <- ang.temp/0.0174532925
    if (ang.temp > 0 && ang.temp <= 90) {
      ang.temp <- (90 - ang.temp)
      #print(angle)
    } else if (ang.temp > 90 && ang.temp <= 180) {
      ang.temp <- (360 - ang.temp)
      #print(angle)
    } else if (ang.temp < 0 && ang.temp >= -90) {
      ang.temp <- (90 - ang.temp)
      #print(angle)
    } else {
      ang.temp <- (90 - ang.temp)
      #print(angle)
    }
    
    df.migrant[i,1] <- x_init #lat
    df.migrant[i,2] <- y_init #long
    df.migrant[i,3] <- dist
    df.migrant[i,4] <- ang.temp
    df.migrant[i,5] <- heading
    df.migrant[i,6] <- state.df[i,1]
  }
}

start.date <- '2015-01-01' 
start.time <- '00:00:00' 
interval <- 60 

increment.mins <- interval * 60 
x <- paste(start.date, start.time) 

for(i in 1:n.steps) { 
  df.migrant[i,7] <- as.POSIXct(strptime(x, "%Y-%m-%d %H:%M:%S")  + i*increment.mins)
} 

class(df.migrant[,7]) <- 'POSIXct'

filename_reloc <- paste("figures/simulated_individuals/migrant_reloc", suffix, ".png")
filename_hist <- paste("figures/simulated_individuals/migrant_hist", suffix, ".png")

plot(df.migrant[,1], df.migrant[,2], type='b', 
     main = "Movement path (relocations)",
     xlab = "Longitude",
     ylab = "Latitude")
dev.copy(png, filename_reloc)
dev.off()

hist(df.migrant[,3], 
     main = "Histogram of Distance from HR center",
     xlab = "Distance from center")
dev.copy(png, filename_hist)
dev.off()

colnames(df.migrant) <- c("Longitude","Latitude","Dist_from_Center","Angle_from Center","Heading", "State", "Datetime")

############ ============ New section ============= ############
# Save data
saveRDS(df.central, paste("data/simulated_individuals/central", suffix, ".Rds"))
saveRDS(df.migrant, paste("data/simulated_individuals/migrant1", suffix, ".Rds"))
saveRDS(df.nomad, paste("data/simulated_individuals/nomad1", suffix, ".Rds"))
saveRDS(df.territorial, paste("data/simulated_individuals/territorial1", suffix, ".Rds"))
